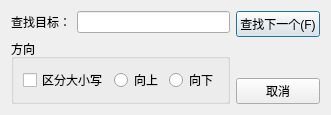
<?xml version="1.0" encoding="UTF-8"?>
<ui version="4.0">
 <class>SearchDialog</class>
 <widget class="QDialog" name="SearchDialog">
  <property name="geometry">
   <rect>
    <x>0</x>
    <y>0</y>
    <width>324</width>
    <height>107</height>
   </rect>
  </property>
  <property name="windowTitle">
   <string>查找</string>
  </property>
  <layout class="QGridLayout" name="gridLayout_2">
   <item row="0" column="0">
    <layout class="QHBoxLayout" name="horizontalLayout_3">
     <item>
      <layout class="QVBoxLayout" name="verticalLayout">
       <item>
        <layout class="QHBoxLayout" name="horizontalLayout">
         <item>
          <widget class="QLabel" name="label">
           <property name="text">
            <string>查找目标：</string>
           </property>
          </widget>
         </item>
         <item>
          <widget class="QLineEdit" name="searchtext"/>
         </item>
        </layout>
       </item>
       <item>
        <layout class="QHBoxLayout" name="horizontalLayout_2">
         <item>
          <widget class="QGroupBox" name="groupBox">
           <property name="title">
            <string>方向</string>
           </property>
           <layout class="QGridLayout" name="gridLayout">
            <item row="0" column="1">
             <widget class="QRadioButton" name="rbup">
              <property name="text">
               <string>向上</string>
              </property>
             </widget>
            </item>
            <item row="0" column="2">
             <widget class="QRadioButton" name="rbdown">
              <property name="text">
               <string>向下</string>
              </property>
             </widget>
            </item>
            <item row="0" column="0">
             <widget class="QCheckBox" name="checkBox">
              <property name="text">
               <string>区分大小写</string>
              </property>
             </widget>
            </item>
           </layout>
          </widget>
         </item>
        </layout>
       </item>
      </layout>
     </item>
     <item>
      <layout class="QVBoxLayout" name="verticalLayout_3">
       <item>
        <widget class="QPushButton" name="btFindNext">
         <property name="text">
          <string>查找下一个(F)</string>
         </property>
        </widget>
       </item>
       <item>
        <spacer name="verticalSpacer">
         <property name="orientation">
          <enum>Qt::Orientation::Vertical</enum>
         </property>
         <property name="sizeHint" stdset="0">
          <size>
           <width>20</width>
           <height>40</height>
          </size>
         </property>
        </spacer>
       </item>
       <item>
        <widget class="QPushButton" name="pushButton_2">
         <property name="text">
          <string>取消</string>
         </property>
        </widget>
       </item>
      </layout>
     </item>
    </layout>
   </item>
  </layout>
 </widget>
 <resources/>
 <connections/>
</ui>
